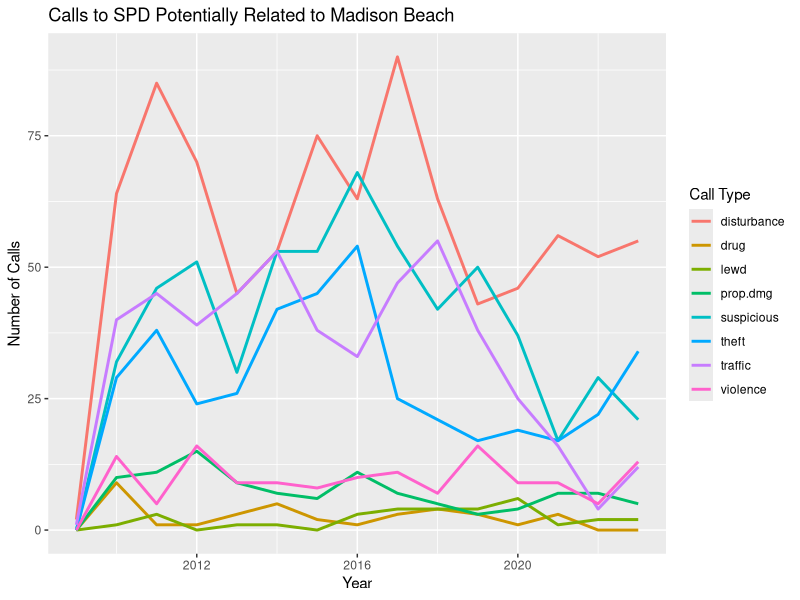
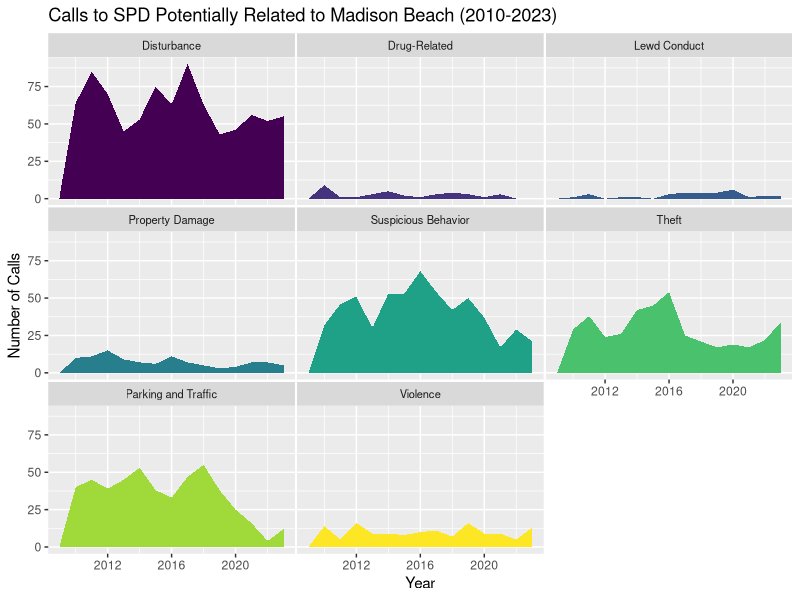
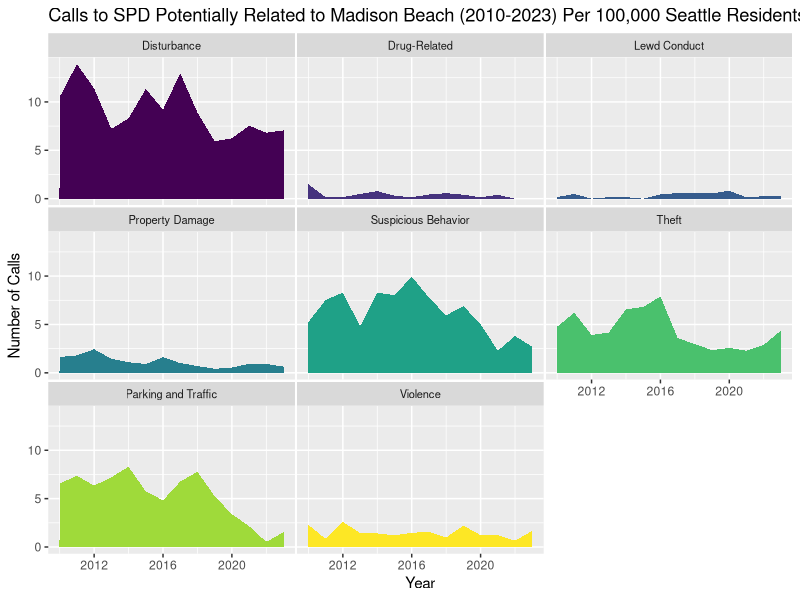

Reproduce these figures in R, in order.
## ---- chunk 1
knitr::opts_chunk$set(echo = TRUE)
## ---- chunk 2
# Add all required libraries here
list.of.packages <- c("tidyverse", "lubridate", "viridisLite", "plotly")
# Get names of all required packages that aren't installed
new.packages <- list.of.packages[!(list.of.packages %in% installed.packages()[, "Package"])]
# Install all new packages
if(length(new.packages)) install.packages(new.packages)


# Load all required libraries
lapply(list.of.packages, FUN = function(X) {
  do.call("require", list(X))
})
## ---- chunk 3
# Read in data
mad_beach_call_dat <- read.csv(file = "../output/potential_mad_beach_calls_2010-2023.csv")
seattle_pop <- read.csv(file = "../data/seattle_pop_data_2010-2023.csv")

# Create new Year column
mad_beach_call_dat$Year <- isoyear(mad_beach_call_dat$Incident.Date)

# Remove all data from the year 2024, as it's only just beginning :)
mad_beach_call_dat <- mad_beach_call_dat %>%
  filter(Year != 2024)

# Create line plot of broad call type vs. year

# Mutate data
graph_dat <- mad_beach_call_dat %>%
  group_by(broad_category, Year, .drop = FALSE) %>%
  summarise(n = length(broad_category))

# Convert to tibble
graph_dat <- as_tibble(graph_dat)

# Add in zeros
graph_dat <- graph_dat %>% 
  complete(broad_category, Year, fill = list(n = 0))

# Join population data
graph_dat <- left_join(x = graph_dat, y = seattle_pop, by = "Year")

# Change population to int
graph_dat$Population <- as.integer(graph_dat$Population)

# Calculate rate per 100,000 people
graph_dat$n_rate <- (graph_dat$n/graph_dat$Population)*100000
## ---- chunk 4
# Create graph
graph <- graph_dat %>%
  ggplot(aes(x = Year, y = n, group = broad_category, color = broad_category)) +
  geom_line(size = 1) +
  ylim(0, NA) +
  labs(y = "Number of Calls", col = "Call Type") +
  ggtitle("Calls to SPD Potentially Related to Madison Beach")
  
# Save graph
ggsave(filename = "../graphs/MadisonBeach/potential_madbeach_calls_2010-2023_linegraph.png", plot = graph,
       width = 10, height = 7, units = "in")

# Create string of labels
labels <- c(
  disturbance = "Disturbance", 
  drug = "Drug-Related", 
  lewd = "Lewd Conduct", 
  prop.dmg = "Property Damage", 
  suspicious = "Suspicious Behavior", 
  theft = "Theft", 
  traffic = "Parking and Traffic", 
  violence = "Violence")

# Population Un-Normalized
graph <- graph_dat %>%
  ggplot(aes(x = Year, y = n, fill = broad_category)) +
  geom_area() +
  scale_fill_viridis_d() +
  theme(legend.position = "none", 
        panel.spacing = unit(0.1, "lines"),
        strip.text.x = element_text(size = 8)) +
  facet_wrap(~broad_category, scales = "fixed", labeller = labeller(broad_category = labels)) +
  ggtitle("Calls to SPD Potentially Related to Madison Beach (2010-2023)") +
  ylab("Number of Calls")

ggsave(filename = "../graphs/MadisonBeach/potential_madbeach_calls_2010-2023_facetwrap.png", plot = graph,
       width = 10, height = 7, units = "in")
  
# Population-Normalized Calls
graph <- graph_dat %>%
  ggplot(aes(x = Year, y = n_rate, fill = broad_category)) +
  geom_area() +
  scale_fill_viridis_d() +
  theme(legend.position = "none", 
        panel.spacing = unit(0.1, "lines"),
        strip.text.x = element_text(size = 8)) +
  facet_wrap(~broad_category, scales = "fixed", labeller = labeller(broad_category = labels)) +
  ggtitle("Calls to SPD Potentially Related to Madison Beach (2010-2023) Per 100,000 Seattle Residents") +
  ylab("Number of Calls")

ggsave(filename = "../graphs/MadisonBeach/pop_normalized_potential_madbeach_calls_2010-2023_facetwrap.png", plot = graph,
       width = 10, height = 7, units = "in")

